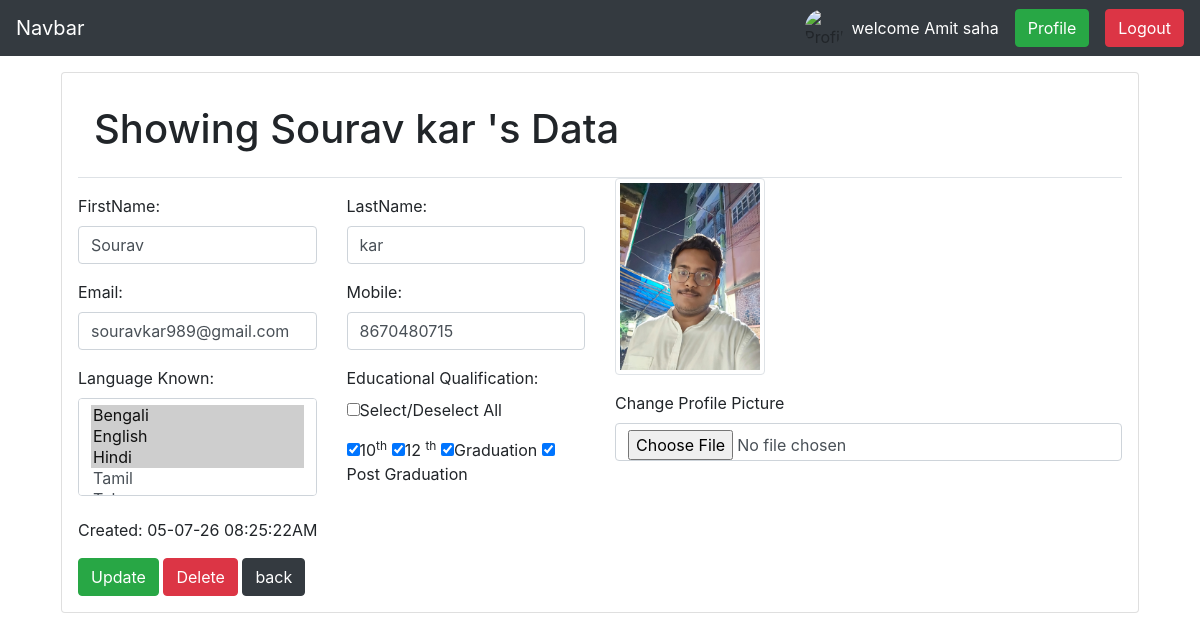
The app's page /view.php?uid=user-2890-1783239922 (signed in) with its own data.
### tables this page shows
CREATE TABLE `users` (
  `user_id` varchar(100) NOT NULL,
  `name` varchar(200) NOT NULL,
  `email` varchar(100) NOT NULL,
  `mobile` varchar(20) NOT NULL,
  `pass1` varchar(255) NOT NULL,
  `education` text NOT NULL,
  `language` text NOT NULL,
  `profile_pic` varchar(255) NOT NULL,
  `role` varchar(10) NOT NULL DEFAULT 'regular',
  `created` timestamp NOT NULL DEFAULT current_timestamp()
);

### view.php (the view, shortened to what this page needs)
<!DOCTYPE html>
<html lang="en">
<head>
  <?php include("./assets/plugins.php");?>
</head>
<body>
<?php include('./assets/nav.php');?>
  <div class="container">
     <?php require_once('auth.php');?>
  <?php
  $userid= !(empty($_GET['uid']))? $_GET['uid'] : null ;
  if($userid){
  $con= new mysqli(HOST,USER,PASS,DB);
  if($con->connect_error) die($con->connect_error);
  else{
    $sql="select * from users where user_id=?";
    $stmt=$con->prepare($sql);
    $stmt->bind_param("s",$userid);
    $stmt->execute();
    $resultset=$stmt->get_result();
    while($rows=$resultset->fetch_assoc()){
      $namearr=explode(" ",$rows['name']);
      ?>
      <div class="card m-3 p-3">
        <header class="modal-header">
          <h1>
            Showing <?php echo $rows['name'];?> 's Data
          </h1>
        </header>
        <form method="POST" action="update.php" enctype="multipart/form-data">
        <div class="row">
          <div class="col">
            <p class="form-group">
              <div class="row">
                <div class="col">
                 <label for="FirstName:">FirstName:</label>
                 <input type="text" name="editfname" id="edfn1" value="<?php echo $namearr[0];?>" class="form-control">
                </div>
                <div class="col">
                  <label for="lastName:">LastName:</label>
                 <input type="text" name="editlname" id="edln1" value="<?php echo $namearr[1];?>" class="form-control">
                </div>
              </div>
            </p>
            <p class="form-group">
              <div class="row">
                <div class="col">
                <label for="email">Email:</label>
              <input type="email" name="editemail" id="edem1" class="form-control" value="<?php echo $rows['email'];?>">
             </div>
                <div class="col">
                   <label for="mobile">Mobile:</label>
              <input type="number" name="editmobile" id="edmo1" class="form-control" value="<?php echo $rows['mobile'];?>">
                </div>
              </div>
           </p>
             <div class="form-group">
          <div class="row">
            <div class="col">
              <?php
              $language=explode(",",$rows['language']);
              ?>
              <label for="language">Language Known:</label>
              <select multiple name="lang[]" id="lang1" class="form-control">
                <option <?php if(in_array('Bengali',$language)){echo "selected";}?> >Bengali</option>
                <option <?php if(in_array('English',$language)){echo "selected";}?> >English</option>
                <option <?php if(in_array('Hindi',$language)){echo "selected";}?> >Hindi</option>
                <option <?php if(in_array('Tamil',$language)){echo "selected";}?> >Tamil</option>
                <option <?php if(in_array('Telegu',$language)){echo "selected";}?> >Telegu</option>
              </select>
            </div>
            <div class="col">
              <?php
              $education=explode(",",$rows['education']);
              ?>
              <div class="form-group">
              <label for="educational qualification">Educational Qualification:</label>
             <p><input onchange="checkAll(this)" type="checkbox" name="ch_all" id="ch_all">Select/Deselect All</p>
              <input type="checkbox" name="ch[]" id="ch1" value="10th" <?php if(in_array('10th',$education)){echo "checked";}?>>10<sup>th</sup>
              <input type="checkbox" name="ch[]" id="ch2" value="12th" <?php if(in_array('12th',$education)){echo "checked";}?>>12 <sup>th</sup>
              <input type="checkbox" name="ch[]" id="ch3" value="graduation" <?php if(in_array('graduation',$education)){echo "checked";}?>>Graduation
               <input type="checkbox" name="ch[]" id="ch4" value="postgraduation" <?php if(in_array('postgraduation',$education)){echo "checked";}?>>Post Graduation
               </div>
            </div>
          </div>
        </div>
            <p class="form-group">Created: <?php echo date('d-m-y h:i:sA',strtotime($rows['created'])) ;?></p>
          </div>
          <div class="col">
            <p ><img id="img01" src="<?php echo $rows['profile_pic'];?>" height="150px" width="150px" class="img-thumbnail" title="<?php echo $rows['name']?>'s Image"/></p>
            <div class="form-group">
              <label for="changeprofile">Change Profile Picture</label>
              <input type="file" name="editAvater" id="editAvater"  class="form-control" onchange="loadimage(event)">
            </div>
          </div>
        </div>
        <button class="btn btn-success">Update</button>
        <a onclick="return confirm('Do You want to Delete This Record ?');" href="delete.php?uid=<?php echo $rows['user_id'];?>" class="btn btn-danger">Delete</a>
        <a class="btn btn-dark" href="index">back</a>
      </form>
      </div>
  <?php
    }
  }
  }
  ?>
</div>
</body>
</html>

### records on screen
users: name "Sourav kar", editfname "Sourav", editlname "kar", editemail "souravkar989@gmail.com", editmobile "8670480715", language "Bengali ☑ / English ☑ / Hindi ☑ / Tamil", education "☑", created "05-07-26 08:25:22AM", profile_pic (picture)

### other values on screen
$_SESSION['USER'] "Amit saha"
